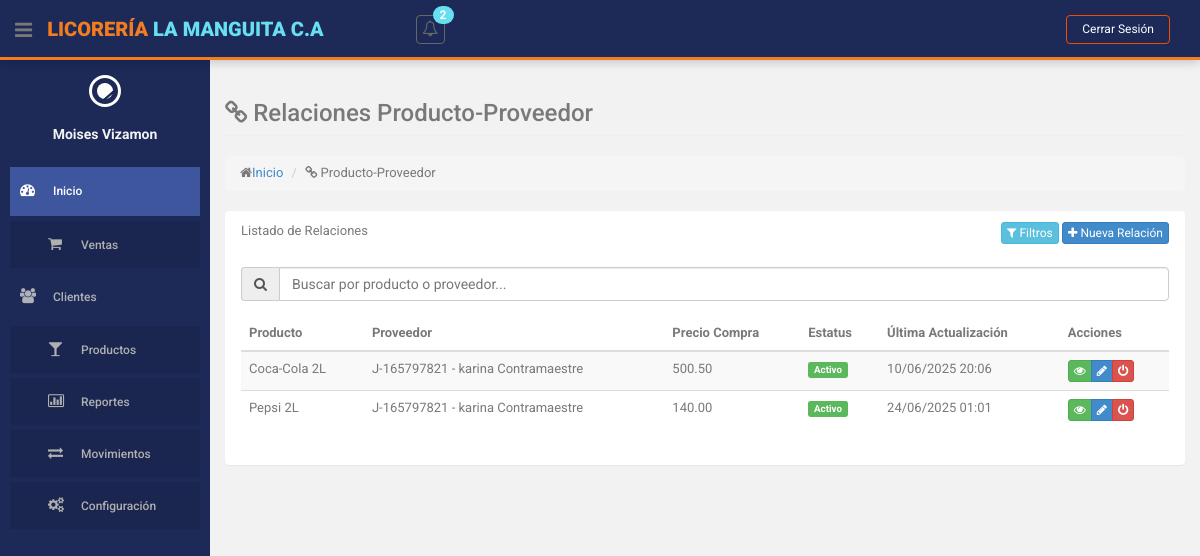
Page /index.php?action=producto-proveedor (signed in) on the earlier database version.
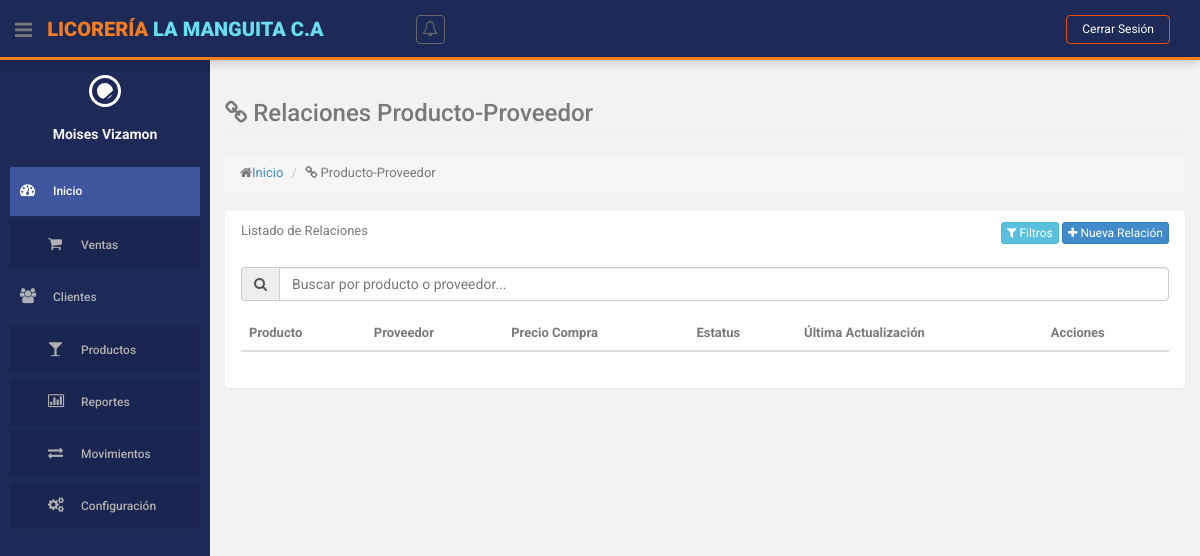
Same page on the later database version.
### tables this page shows
CREATE TABLE `proveedor_producto` (
  `id` int(11) NOT NULL,
  `cedula_proveedor` varchar(15) NOT NULL,
  `id_producto` int(10) NOT NULL,
  `precio_compra` decimal(10,2) NOT NULL,
  `fecha_actualizacion` datetime NOT NULL DEFAULT current_timestamp(),
  `id_estatus` int(11) NOT NULL DEFAULT 1
);

CREATE TABLE `producto` (
  `id` int(10) NOT NULL,
  `descripcion` varchar(255) NOT NULL,
  `cantidad` int(255) NOT NULL,
  `precio` decimal(10,2) NOT NULL,
  `id_categoria` int(11) NOT NULL,
  `id_estatus` int(11) NOT NULL
);

CREATE TABLE `simbolos_cedula` (
  `id` int(11) NOT NULL,
  `nombre` varchar(2) NOT NULL COMMENT 'Símbolo (V, E, G, J)'
);

CREATE TABLE `proveedores` (
  `cedula` varchar(15) NOT NULL,
  `id_simbolo_cedula` int(11) DEFAULT 1,
  `nombre` varchar(255) NOT NULL,
  `telefono` varchar(15) NOT NULL,
  `direccion` varchar(255) DEFAULT 'Sin especificar',
  `id_estatus` int(11) NOT NULL
);

CREATE TABLE `estatus` (
  `id` int(11) NOT NULL,
  `nombre` varchar(50) NOT NULL
);

### controllers/ProductoProveedorController.php (called while the page is built, shortened)
<?php
class ProductoProveedorController
{
    private $model;
    public function __construct()
    {
        require_once ROOT_PATH . 'models/ProductoProveedorModel.php';
        $this->model = new ProductoProveedorModel();
    }
    public function index()
    {
        $relaciones = $this->model->obtenerTodasRelaciones();
        $estatus = $this->model->obtenerEstatus();
        $this->loadView('producto_proveedor/index', [
            'relaciones' => $relaciones,
            'estatus' => $estatus
        ]);
    }
    private function loadView($view, $data = [])
    {
        extract($data);
        require ROOT_PATH . 'views/layouts/header.php';
        require ROOT_PATH . 'views/' . $view . '.php';
        require ROOT_PATH . 'views/layouts/footer.php';
    }
}

### models/ProductoProveedorModel.php (called while the page is built, shortened)
<?php
class ProductoProveedorModel
{
    private $db;
    public function __construct()
    {
        require_once ROOT_PATH . 'config/database.php';
        $database = new Database();
        $this->db = $database->getConnection();
    }
    public function obtenerTodasRelaciones()
    {
        $query = "SELECT pp.*, p.descripcion as producto, pr.nombre as proveedor,
                  sc.nombre as simbolo_proveedor, e.nombre as estatus
                  FROM proveedor_producto pp
                  JOIN producto p ON pp.id_producto = p.id
                  JOIN proveedores pr ON pp.cedula_proveedor = pr.cedula
                  JOIN simbolos_cedula sc ON pr.id_simbolo_cedula = sc.id
                  JOIN estatus e ON pp.id_estatus = e.id";
        $stmt = $this->db->prepare($query);
        $stmt->execute();
        return $stmt->fetchAll(PDO::FETCH_ASSOC);
    }
}

### config/database.php (called while the page is built, shortened)
<?php
class Database {
    private $host = 'localhost';
    private $db_name = 'licoreria';
    private $username = 'root';
    private $password = '';
    public function getConnection() {
        $this->conn = null;
        try {
            $this->conn = new PDO(
                "mysql:host=" . $this->host . ";dbname=" . $this->db_name,
                $this->username,
                $this->password
            );
            $this->conn->exec("set names utf8");
            $this->conn->setAttribute(PDO::ATTR_ERRMODE, PDO::ERRMODE_EXCEPTION);
        } catch(PDOException $exception) {
            echo "Error de conexión: " . $exception->getMessage();
        }
        return $this->conn;
    }
}
?>

### views/producto_proveedor/index.php (the view, shortened to what the rows shown need)
<section id="main-content">
    <section class="wrapper">
        <div class="row">
            <div class="col-lg-12">
                <section class="panel">
                    <div class="panel-body">
                        <table id="tablaRelaciones" class="table table-striped table-advance table-hover">
                            <thead>
                                <tr>
                                    <th>Producto</th>
                                    <th>Proveedor</th>
                                    <th>Precio Compra</th>
                                    <th>Estatus</th>
                                    <th>Última Actualización</th>
                                    <th>Acciones</th>
                                </tr>
                            </thead>
                            <tbody>
                                <?php foreach ($relaciones as $relacion): ?>
                                    <tr>
                                        <td><?= $relacion['producto']; ?></td>
                                        <td><?= $relacion['simbolo_proveedor'] . '-' . $relacion['cedula_proveedor'] . ' - ' . $relacion['proveedor']; ?></td>
                                        <td><?= number_format($relacion['precio_compra'], 2); ?></td>
                                        <td>
                                            <span class="label label-<?= $relacion['id_estatus'] == 1 ? 'success' : 'danger'; ?>">
                                                <?= $relacion['estatus']; ?>
                                            </span>
                                        </td>
                                        <td><?= date('d/m/Y H:i', strtotime($relacion['fecha_actualizacion'])); ?></td>
                                        <td>
                                            <div class="btn-group">
                                                <a href="<?= BASE_URL ?>index.php?action=producto-proveedor&method=mostrar&id=<?= $relacion['id']; ?>"
                                                    class="btn btn-success btn-xs" title="Ver">
                                                    <i class="fa fa-eye"></i>
                                                </a>
                                                <a href="<?= BASE_URL ?>index.php?action=producto-proveedor&method=editar&id=<?= $relacion['id']; ?>"
                                                    class="btn btn-primary btn-xs" title="Editar">
                                                    <i class="fa fa-pencil"></i>
                                                </a>
                                                <button onclick="cambiarEstado(<?= $relacion['id']; ?>, '<?= $relacion['estatus']; ?>')"
                                                    class="btn btn-<?= $relacion['id_estatus'] == 1 ? 'danger' : 'success'; ?> btn-xs"
                                                    title="<?= $relacion['id_estatus'] == 1 ? 'Desactivar' : 'Activar'; ?>">
                                                    <i class="fa fa-power-off"></i>
                                                </button>
                                            </div>
                                        </td>
                                    </tr>
                                <?php endforeach; ?>
                            </tbody>
                        </table>
                    </div>
                </section>
            </div>
        </div>
    </section>
</section>

Differences in the rows shown:
removed proveedor_producto: id_producto.descripcion "Coca-Cola 2L", simbolos_cedula.nombre "J", cedula_proveedor "165797821", cedula_proveedor.nombre "karina Contramaestre", precio_compra "500.50", id_estatus.nombre "Activo", fecha_actualizacion "10/06/2025 20:06"
removed proveedor_producto: id_producto.descripcion "Pepsi 2L", simbolos_cedula.nombre "J", cedula_proveedor "165797821", cedula_proveedor.nombre "karina Contramaestre", precio_compra "140.00", id_estatus.nombre "Activo", fecha_actualizacion "24/06/2025 01:01"
Other differences:
$totalNotificaciones: "2" → (not shown)
